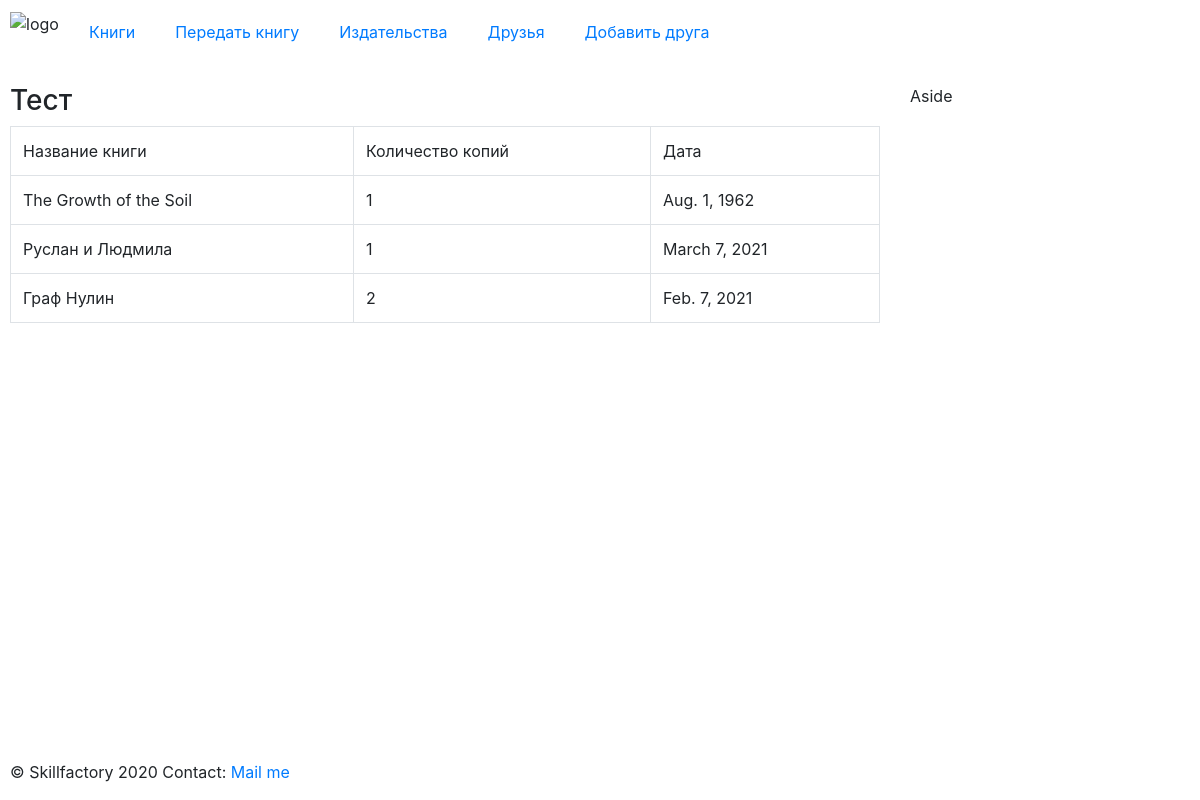
Screenshot of /friends/1 with the database file from the repository.
### p_library/models.py (models this page shows, shortened)
class Friend(models.Model):
    name = models.TextField()

class BookReader(models.Model):
    book = models.ForeignKey(Book, on_delete=models.CASCADE)
    friend = models.ForeignKey(Friend, on_delete=models.CASCADE)
    date_send = models.DateField()
    copy_count_send = models.PositiveSmallIntegerField(default=1)

class Book(models.Model):
    ISBN = models.CharField(max_length=13)
    title = models.TextField()
    description = models.TextField()
    year_release = models.SmallIntegerField()
    price = models.FloatField()
    copy_count = models.PositiveSmallIntegerField(default=1)
    author = models.ForeignKey(Author, on_delete=models.CASCADE)
    publisher = models.ForeignKey(Publisher, null=True, on_delete=models.SET_NULL)
    book_reader = models.ManyToManyField(Friend, through='BookReader')

### p_library/views.py (the view)
# urls.py: path('friends/<int:pk>', views.FriendDetail.as_view(), name='friend_detail'),
class FriendDetail(DetailView):
    model = Friend
    template_name = 'friend_detail.html'
    def get_context_data(self, **kwargs):
        context = super().get_context_data(**kwargs)
        context["sent_books"] = self.object.bookreader_set.all()
        return context

### p_library/templates/friend_detail.html (shortened to what this page needs)
{% extends "./base.html" %}
{% block content %}
<h3>{{ object.name }}</h3>
<table class="table table-bordered">
    <tr>
        <td scope="col">Название книги</td>
        <td scope="col">Количество копий</td>
        <td scope="col">Дата</td>
    </tr>
    {% for item in sent_books %}
    <tr>
        <td >{{ item.book.title }}</td>
        <td>{{ item.copy_count_send }}</td>
        <td>{{ item.date_send }}</td>
    </tr>
    {% endfor %}
</table>
{% endblock %}

### p_library/static/css/main.css (style rules this page uses)
body { display: grid; grid-template-areas: "header header" "main aside" "footer footer"; grid-template-rows: auto 1fr auto; grid-template-columns: 1fr 300px; grid-gap: 10px; height: 100vh; margin: 0; }

### rows the page displays
Friend: name "Тест"
BookReader: book "The Growth of the Soil", copy_count_send "1", date_send "Aug. 1, 1962"
BookReader: book "Руслан и Людмила", copy_count_send "1", date_send "March 7, 2021"
BookReader: book "Граф Нулин", copy_count_send "2", date_send "Feb. 7, 2021"
